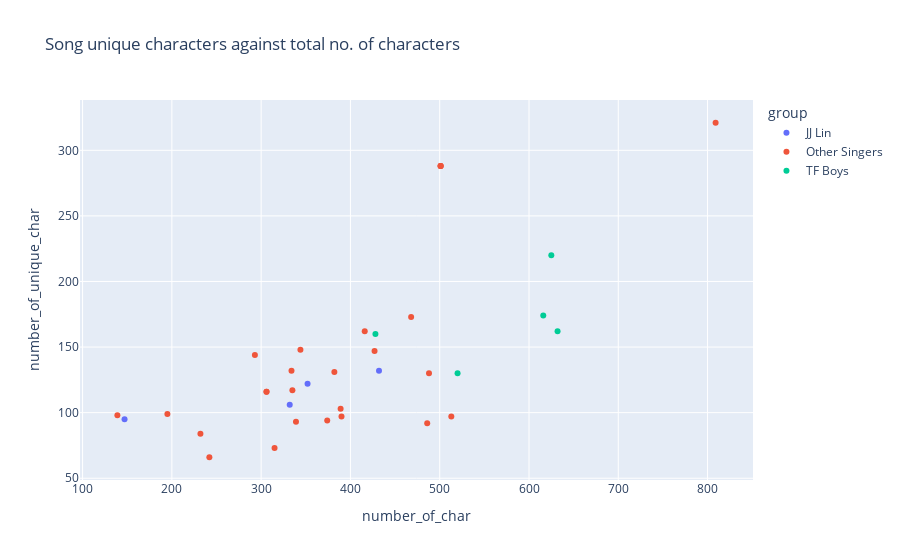

Source (notebook cell):
### Code cell
import plotly.express as px
fig = px.scatter(global_songs_df_2, x="number_of_char", y="number_of_unique_char", title = 'Song unique characters against total no. of characters',hover_data=['song_name'],color='group')
fig.show()

### Figure 1 — Plotly figure (JSON) as saved in the notebook; plotly's stock layout.template omitted (floating-point values rounded to 4 significant figures)
{"data": [{"customdata": [["Title : Bu wei shui er zuo de ge 不為誰而作的歌"], ["Title: 醉赤壁 (Zui Chi Bi)"], ["Title :  Ta Shuo 她说"], ["Title : Xiu Lian Ai Qing 修煉愛情"]], "hoverlabel": {"namelength": 0}, "hovertemplate": "group=JJ Lin<br>number_of_char=%{x}<br>number_of_unique_char=%{y}<br>song_name=%{customdata[0]}", "legendgroup": "JJ Lin", "marker": {"color": "#636efa", "symbol": "circle"}, "mode": "markers", "name": "JJ Lin", "showlegend": true, "type": "scatter", "x": [332, 352, 147, 432], "xaxis": "x", "y": [106, 122, 95, 132], "yaxis": "y"}, {"customdata": [["Title: Xue Luo Xia De Sheng Yin 雪落下的聲音 | 電視劇《延禧攻略》片尾曲"], ["Title : Ye Kong Zhong Zui Liang De Xing 夜空中最亮的星"], ["Title : Qi Tian 齊天"], ["Title : Qi Tian 齊天"], ["Title : Qi Tian 齊天"], ["Title : Piao Xiang Bei Fang 漂向北方"], ["Title : 小幸運 Xiao Xing Yun"], ["Title: 情非得已 (Qing Fei De Yi)"], ["Title :  以後別做朋友 Yi Hou Bie Zuo Pengyou"], ["Title : Gaobai Qiqiu 告白氣球"], ["Title:  畢竟深愛過 (Bi Jing Shen Ai Guo )"], ["Title : Ai Xia 爱夏"], ["Title:  忘了你忘了我 (Wang Le Ni Wang Le Wo)"], ["Title : Gaobai Qiqiu 告白氣球"], ["Title: 易燃易爆炸 (Yi Ran Yi Bao Zha)"], ["Title: Chong Bai 崇拜"], ["Title:  Ai Xiao De Yan Jing 愛笑的眼睛 "], ["Title : 遠走高飛 (Yuan Zou Gao Fei)"], ["Title : Hao Xi Huan Ni 好喜歡你"], ["Title : 有點甜 (You Dian Tian)"], ["Title: 不懂愛你 (Bu Dong Ai Ni)"], ["Title : Bu Gai 不該"], ["Title: 念 (Nian)"], ["Title :  在你耳边说 Zai Ni Er Bian Shuo ( Chinese Version )"], ["Title :  Yan Yuan 演員"], ["Title: 學貓叫 (Xue Mao Jiao)"]], "hoverlabel": {"namelength": 0}, "hovertemplate": "group=Other Singers<br>number_of_char=%{x}<br>number_of_unique_char=%{y}<br>song_name=%{customdata[0]}", "legendgroup": "Other Singers", "marker": {"color": "#EF553B", "symbol": "circle"}, "mode": "markers", "name": "Other Singers", "showlegend": true, "type": "scatter", "x": [139, 339, 501, 501, 501, 809, 416, 390, 293, 306, 335, 389, 315, 306, 334, 242, 382, 344, 374, 488, 513, 427, 232, 195, 468, 486], "xaxis": "x", "y": [98, 93, 288, 288, 288, 321, 162, 97, 144, 116, 117, 103, 73, 116, 132, 66, 131, 148, 94, 130, 97, 147, 84, 99, 173, 92], "yaxis": "y"}, {"customdata": [["Title : Chong Ai 寵愛"], ["Title : Shi Ni 是你"], ["Title :  Da Meng Xiang Jia 大夢想家"], ["Title : 信仰之名 Xin Yang Zhi Ming"], ["Title : Wo Men De Shi Guang 我們的時光"]], "hoverlabel": {"namelength": 0}, "hovertemplate": "group=TF Boys<br>number_of_char=%{x}<br>number_of_unique_char=%{y}<br>song_name=%{customdata[0]}", "legendgroup": "TF Boys", "marker": {"color": "#00cc96", "symbol": "circle"}, "mode": "markers", "name": "TF Boys", "showlegend": true, "type": "scatter", "x": [632, 616, 428, 625, 520], "xaxis": "x", "y": [162, 174, 160, 220, 130], "yaxis": "y"}], "layout": {"legend": {"title": {"text": "group"}, "tracegroupgap": 0}, "title": {"text": "Song unique characters against total no. of characters"}, "xaxis": {"anchor": "y", "domain": [0, 1], "title": {"text": "number_of_char"}}, "yaxis": {"anchor": "x", "domain": [0, 1], "title": {"text": "number_of_unique_char"}}}}
